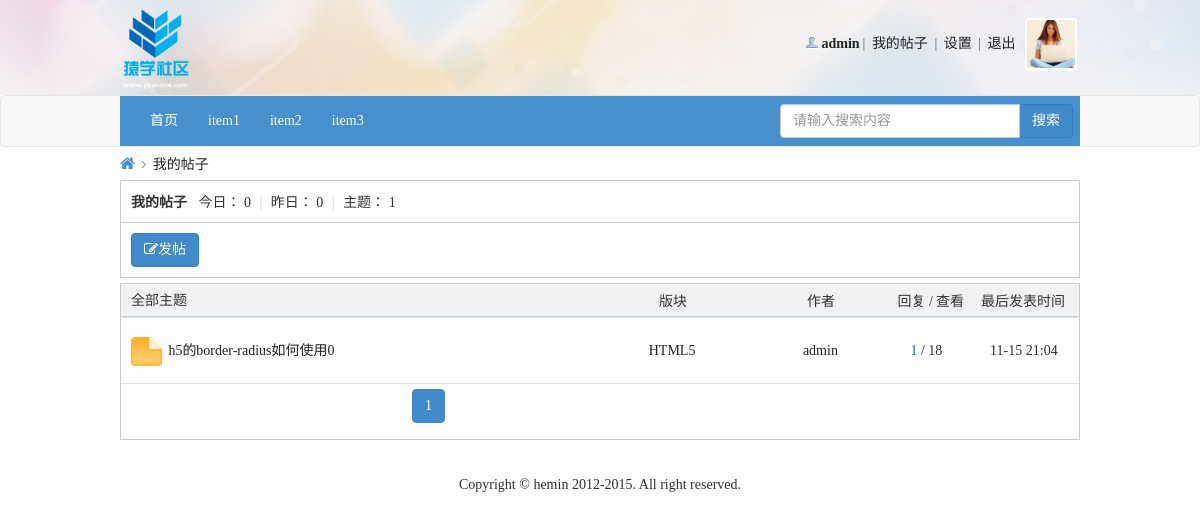
The page /myPost.php (signed in) on the database as committed earlier.
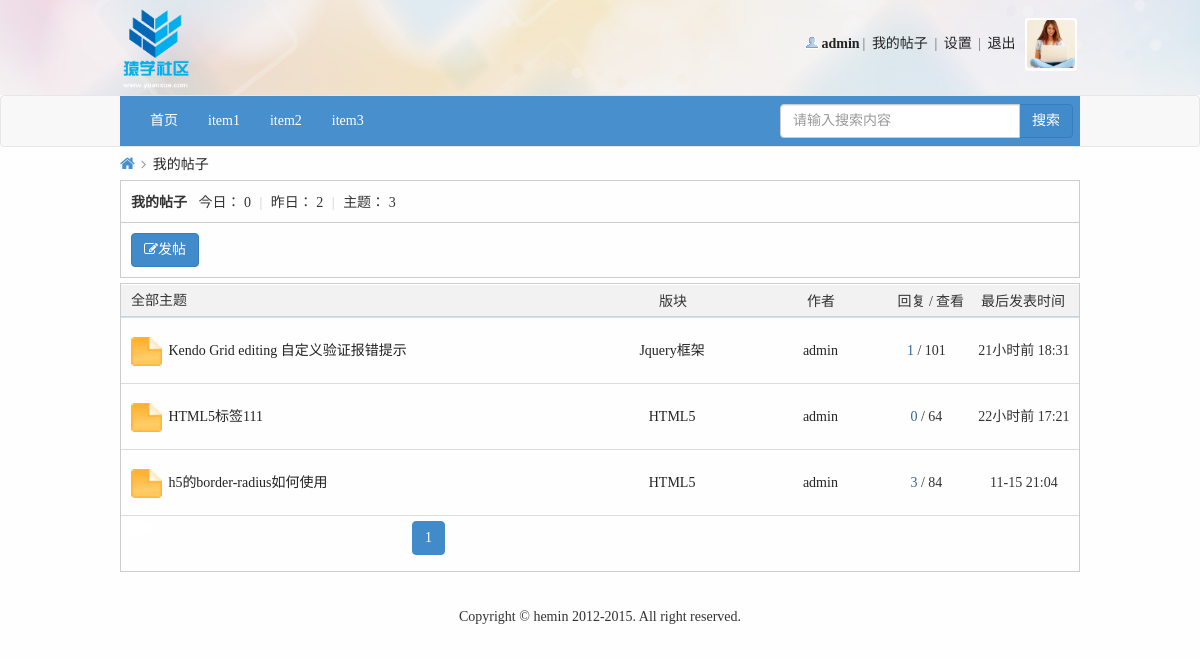
The same page on the database as committed later.
### tables this page shows
CREATE TABLE IF NOT EXISTS `post` (
  `postId` int(11) NOT NULL AUTO_INCREMENT COMMENT '帖子id',
  `postTitle` varchar(200) NOT NULL COMMENT '帖子标题',
  `postContent` varchar(2000) NOT NULL COMMENT '帖子内容',
  `postTime` datetime NOT NULL COMMENT '发帖时间',
  `tsmoduleId` int(11) NOT NULL COMMENT '所属子版块的id',
  `times` int(11) NOT NULL COMMENT '浏览次数',
  `postuid` int(11) NOT NULL COMMENT '发帖人id',
  `isTop` int(11) NOT NULL DEFAULT '0' COMMENT '是否置顶',
  `isBoutique` int(11) NOT NULL DEFAULT '0' COMMENT '是否加精',
  `updateTime` datetime NOT NULL COMMENT '当前条帖子有回复就更新',
  PRIMARY KEY (`postId`)
);

CREATE TABLE IF NOT EXISTS `sub_module` (
  `sid` int(20) NOT NULL AUTO_INCREMENT COMMENT '子版块id',
  `smoduleName` varchar(200) NOT NULL COMMENT '子版块名称',
  `smodulePic` varchar(200) NOT NULL COMMENT '子版块图片',
  `tParenModuleId` int(20) NOT NULL COMMENT '所属父版块id',
  `smoduleDesc` varchar(200) NOT NULL COMMENT '子版块描述',
  PRIMARY KEY (`sid`)
);

CREATE TABLE IF NOT EXISTS `user` (
  `id` int(20) NOT NULL AUTO_INCREMENT COMMENT '唯一标识符',
  `name` varchar(200) NOT NULL COMMENT '用户名称',
  `psw` varchar(200) NOT NULL COMMENT '用户密码',
  `sex` varchar(200) NOT NULL DEFAULT '未填写' COMMENT '用户性别',
  `email` varchar(200) NOT NULL COMMENT '邮箱地址',
  `qq` varchar(200) NOT NULL DEFAULT '未填写' COMMENT '用户qq',
  `photo` varchar(200) NOT NULL COMMENT '用户头像',
  `level` int(11) NOT NULL DEFAULT '0' COMMENT '用户权限',
  `reallyName` varchar(200) NOT NULL DEFAULT '未填写' COMMENT '用户真实姓名',
  `birthday` varchar(200) NOT NULL DEFAULT '未填写' COMMENT '用户生日',
  `homeplace` varchar(200) NOT NULL DEFAULT '未填写' COMMENT '用户出生地',
  `bloodType` varchar(200) NOT NULL DEFAULT '未填写' COMMENT '用户血型',
  `fixedTel` varchar(200) NOT NULL DEFAULT '未填写' COMMENT '用户固定电话',
  `phone` varchar(200) NOT NULL DEFAULT '未填写' COMMENT '用户电话',
  `website` varchar(200) NOT NULL DEFAULT 'http://' COMMENT '用户主页',
  `school` varchar(200) NOT NULL DEFAULT '未填写' COMMENT '用户毕业学校',
  `degree` varchar(200) NOT NULL DEFAULT '未填写' COMMENT '用户学历',
  `company` varchar(200) NOT NULL DEFAULT '未填写' COMMENT '用户公司',
  `profession` varchar(200) NOT NULL DEFAULT '未填写' COMMENT '用户职业',
  `job` varchar(200) NOT NULL DEFAULT '未填写' COMMENT '用户职位',
  `income` varchar(200) NOT NULL DEFAULT '未填写' COMMENT '用户年收入',
  `registerTime` datetime NOT NULL COMMENT '注册时间',
  `lastLogin` datetime NOT NULL COMMENT '最后一次登录时间',
  PRIMARY KEY (`id`)
);

### inc/global.func.php (called while the page is built, shortened)
<?php
    function login_state($link){
        if (isset($_COOKIE['bs']['userName']) && isset($_COOKIE['bs']['psw'])){
            $sql = "select * from user where name='{$_COOKIE['bs']['userName']}' and psw='{$_COOKIE['bs']['psw']}'";
            $result = execute($link, $sql);
            if (mysqli_num_rows($result) == 1) {
                $data = fetch_array($result);
                return $data['id'];
            }else{
                return false;
            }
        }else {
            return false;
        }
    }
    function page($count,$page_size,$num_btn=10,$page='page'){
        $page_num_all=ceil($count/$page_size);
        $start=($_GET[$page]-1)*$page_size;
        $limit="limit {$start},{$page_size}";
        $current_url=$_SERVER['REQUEST_URI'];
        $arr_current=parse_url($current_url);
        $current_path=$arr_current['path'];
        $url='';
        if(isset($arr_current['query'])){
            parse_str($arr_current['query'],$arr_query);
            unset($arr_query[$page]);
            if(empty($arr_query)){
                $url="{$current_path}?{$page}=";
            }else{
                $other=http_build_query($arr_query);
                $url="{$current_path}?{$other}&{$page}=";
            }
        }else{
            $url="{$current_path}?{$page}=";
        }
        $html=array();
        if($num_btn>=$page_num_all){
            for($i=1;$i<=$page_num_all;$i++){
                if($_GET[$page]==$i){
                    $html[$i]="<li class='active'><a href='#'>{$i}</a></li>";
                }else{
                    $html[$i]="<li><a href='{$url}{$i}'>{$i}</a></li>";
                }
            }
        }
        $html=implode(' ',$html);
        $data=array(
            'limit'=>$limit,
            'html'=>$html,
            'totalPage'=>$page_num_all
        );
        return $data;
    }
    function tranTime($time) {
        $rtime = date("m-d H:i",$time);
        $htime = date("H:i",$time);
        $time = time() - $time;
        if ($time < 60) {
            $str = '刚刚';
        }
        elseif ($time < 60 * 60) {
            $min = floor($time/60);
            $str = $min.'分钟前';
        }
        elseif ($time < 60 * 60 * 24) {
            $h = floor($time/(60*60));
            $str = $h.'小时前 '.$htime;
        }
        elseif ($time < 60 * 60 * 24 * 3) {
            $d = floor($time/(60*60*24));
            if($d==1)
                $str = '昨天 '.$rtime;
            else
                $str = '前天 '.$rtime;
        }
        else {
            $str = $rtime;
        }
        return $str;
    }
?>

### inc/mysql.func.php (called while the page is built, shortened)
<?php
    function execute($link, $sql){
        $result = mysqli_query($link, $sql);
        return $result;
    }
    function nums($link, $sql){
        return mysqli_num_rows(execute($link, $sql));
    }
    function fetch_array($result){
        return mysqli_fetch_assoc($result);
    }
?>

### myPost.php (the view, shortened to what the changed rows need)
<!DOCTYPE html>
<html lang="en">
<head>
    <link rel="stylesheet" href="font/css/font-awesome.min.css">
    <link rel="stylesheet" href="css/bootstrap/css/bootstrap.min.css">
    <link rel="stylesheet" href="css/common.css">
    <link rel="stylesheet" href="css/pModuleList.css">
    <link rel="stylesheet" href="css/myPost.css">
</head>
<?php
    $link = connect();
    $member_id = login_state($link);
    $sql_user = "select * from user where id={$member_id}";
    $data_user = fetch_array(execute($link, $sql_user));
    $sql_post = "select * from post where postuid={$member_id}";
    $post_total = nums($link, $sql_post);
    $pagesize = 5;
    $page = page($post_total, $pagesize);
    $post = "select * from post where postuid={$member_id} ORDER BY postId DESC {$page['limit']}";
    $res_post = execute($link, $post);
    $sql_total_today = "select * from post where postuid={$member_id} and date_format(postTime,'%Y-%m-%d')=curdate()";
    $ptotal_today = nums($link, $sql_total_today);
    $sql_total_yesterday = "select * from post where postuid={$member_id} and date_format(postTime,'%Y-%m-%d')=DATE_SUB(curdate(),INTERVAL 1 DAY)";
    $ptotal_yesterday = nums($link, $sql_total_yesterday);
?>
<body>
<?php include_once "inc/header.inc.php"?>
<div class="container" style="width: 990px;">
    <div class="pm-wrap">
        <div class="pm">
            <strong>我的帖子</strong>
            <em>今日：</em>
            <em><?php echo $ptotal_today;?></em>
            <span class="pipe">|</span>
            <em>昨日：</em>
            <em><?php echo $ptotal_yesterday;?></em>
            <span class="pipe">|</span>
            <em>主题：</em>
            <em><?php echo $post_total;?></em>
        </div>
    </div>
    <div class="pm-sm">
        <div class="pm-sm-top" style="position: relative;">
            <h2>全部主题</h2>
        </div>
        <div class="pm-sm-list">
            <table class="table table-condensed table-hover" id="smtable">
                <?php
                if($post_total) {
                    while ($data_post = fetch_array($res_post)) {
                        $sql_sm = "select * from sub_module where sid={$data_post['tsmoduleId']}";
                        $data_sm = fetch_array(execute($link, $sql_sm));
                        $sql_rep = "select * from reply where tpostId={$data_post['postId']}";
                        $rep_total = nums($link, $sql_rep);
            ?>
                        <tr>
                            <td class="td1">
                                <a href="#"><img src="img/folder_new.gif" width="31" height="29"></a>
                            </td>
                            <td class="td2"><a href="postShow.php?postId=<?php echo $data_post['postId'];?>&sid=<?php echo $data_sm['sid'];?>"><?php echo $data_post['postTitle'];?></a></td>
                            <td class="td5"><a href="sModuleList.php?sid=<?php echo $data_sm['sid'];?>"><?php echo $data_sm['smoduleName'];?></a></td>
                            <td class="td6"><a href="profile.php?uid=<?php echo $data_user['id'];?>"><?php echo $data_user['name'];?></a></td>
                            <td class="td3">
                                <span class="xi2" title="回复"><?php echo $rep_total; ?></span>
                                <span class="xi1" title="查看"> / <?php echo $data_post['times']; ?></span>
                            </td>
                            <td class="td7"><?php echo tranTime(strtotime($data_post['postTime']));?></td>
                        </tr>
                    <?php }
                }else{
                    echo "<tr><td colspan='4' style='padding-left: 15px;'>暂无帖子...</td></tr>";
                }
                ?>
            </table>
        </div>
    </div>
</div>
</body>
</html>

### inc/header.inc.php (shortened to what the changed rows need)
<div id="header">
    <div class="container" style="width: 960px;padding: 0;">
        <div class="info">
            <?php
                $img_url = null;
                if (isset($member_id) && $member_id) {
                    $sql_photo = "select photo from user where id={$member_id}";
                    $member_result = execute($link, $sql_photo);
                    $res_photo = fetch_array($member_result);
                    if ($res_photo['photo'] != '') {
                        $img_url = $res_photo['photo'];
                    }else{
                        $img_url = 'img/noavatar_small.gif';
                    }
                }else{
                    $img_url = 'img/noavatar_small.gif';
                }
                if(isset($member_id) && $member_id){
                    $sql_info = "select * from user where id='{$member_id}'";
                    $res_info = fetch_array(execute($link, $sql_info));
                    $html = <<<EOT
                        <ul>
                            <li class="person"><a href="profile.php"><strong>{$res_info['name']}</strong></a></li>|
                            <li><a href="myPost.php">我的帖子</a></li> |
                            <li><a href="setProfile.php">设置</a></li> |
                            <li><a class="logout" href="#">退出</a></li>
                            <li class="headpic"><a href="profile.php"><img src="{$img_url}" width="48" height="48"></a></li>
                        </ul>
EOT;
                    echo $html;
                }
            ?>
        </div>
    </div>
</div>

Rows that differ between the two databases and show on the page:
added post: postTitle "Kendo Grid editing 自定义验证报错提示", sub_module.smoduleName "Jquery框架", $data_user['name'] "admin", rep_total "1", times "101", postTime "21小时前 18:31"
added post: postTitle "HTML5标签111", sub_module.smoduleName "HTML5", $data_user['name'] "admin", rep_total "0", times "64", postTime "22小时前 17:21"
changed post: postTitle "h5的border-radius如何使用0" → "h5的border-radius如何使用"; rep_total "1" → "3"; times "18" → "84"
Other text that changed with them:
$ptotal_yesterday: "0" → "2"
$post_total: "1" → "3"
